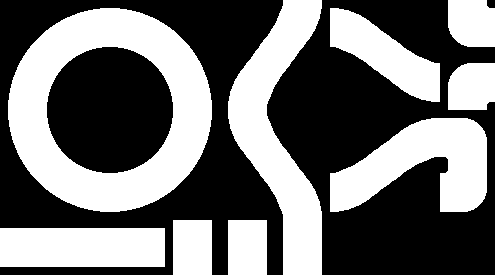

This game map was drawn from its Tiled (.tmx) file and the tilesets committed beside it. A one-line description and the trimmed map source follow:
An orthogonal 9x5 tile map with 55x55 px tiles, 1 tile layer (Слой тайлов 1).

<map version="1.10" tiledversion="1.10.2" orientation="orthogonal" renderorder="right-down" width="9" height="5" tilewidth="55" tileheight="55" infinite="0" nextlayerid="2" nextobjectid="1">
 <tileset firstgid="1" source="minimap.tsx" />
 <layer id="1" name="Слой тайлов 1" width="9" height="5">
  <data>[45 cells, 45 non-empty, 45 distinct tile ids]</data>
 </layer>
</map>